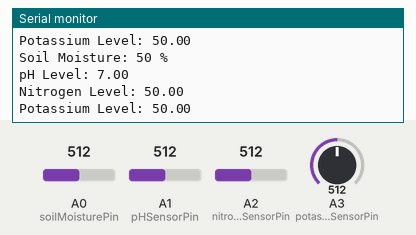
Simulated run of this sketch. Board: Arduino Uno, built with avr-gcc and run on an emulated ATmega328P. Parts: the last lines printed to the serial monitor. The inputs (shaded band) are chosen by the test bench; at power-on: A0 (soilMoisturePin) = 512, A1 (pHSensorPin) = 512, A2 (nitrogenSensorPin) = 512, A3 (potassiumSensorPin) = 512.

Above: at 1.8 s.
1.9 s: A0 (soilMoisturePin) set to 716
3.4 s: A1 (pHSensorPin) set to 716
At 4.7 s:
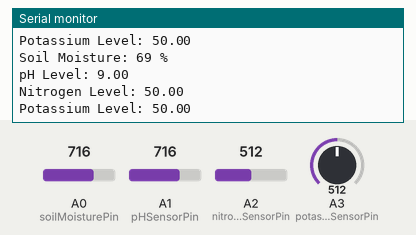
4.9 s: A2 (nitrogenSensorPin) set to 716
At 5.9 s:
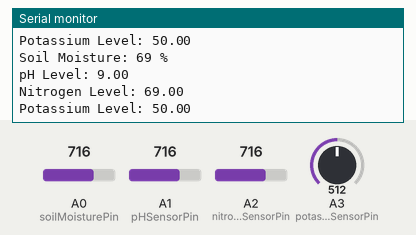
6.4 s: A3 (potassiumSensorPin) set to 716
At 7.7 s:
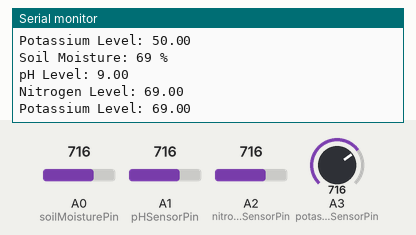
7.9 s: A0 (soilMoisturePin) set to 992
9.4 s: A1 (pHSensorPin) set to 992
At 11.0 s:
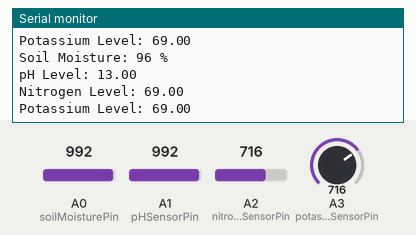
Timing chart, 0 to 11.9 s (numbered marks = the images above; inputs shaded):
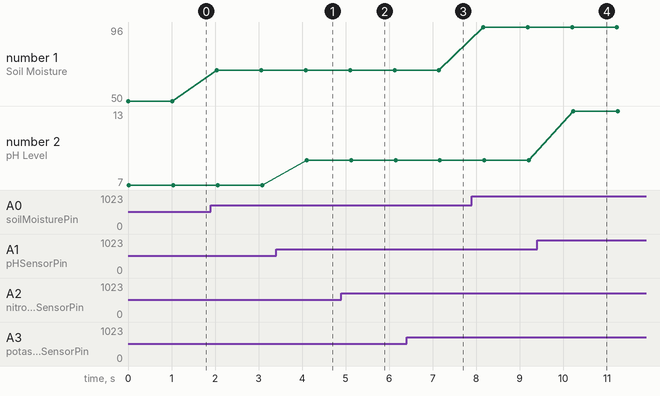

The sketch:

npk.ino
```cpp
const int soilMoisturePin = A0; // Analog pin for the soil moisture sensor
const int pHSensorPin = A1;    // Analog pin for the pH sensor
const int nitrogenSensorPin = A2; // Analog pin for the nitrogen sensor
const int potassiumSensorPin = A3; // Analog pin for the potassium sensor

void setup() {
  Serial.begin(9600);
}

void loop() {
  // Read soil moisture level
  int soilMoistureValue = analogRead(soilMoisturePin);
  int soilMoisturePercentage = map(soilMoistureValue, 0, 1023, 0, 100);

  // Read pH level
  int pHValue = analogRead(pHSensorPin);
  float pH = map(pHValue, 0, 1023, 0, 14); // Assuming pH values are in the range of 0-14

  // Read nitrogen level
  int nitrogenValue = analogRead(nitrogenSensorPin);
  // Map the nitrogen reading to a suitable range (adjust mapping as needed)
  float nitrogenLevel = map(nitrogenValue, 0, 1023, 0, 100);

  // Read potassium level
  int potassiumValue = analogRead(potassiumSensorPin);
  // Map the potassium reading to a suitable range (adjust mapping as needed)
  float potassiumLevel = map(potassiumValue, 0, 1023, 0, 100);

  // Print the sensor values
  Serial.print("Soil Moisture: ");
  Serial.print(soilMoisturePercentage);
  Serial.println(" %");

  Serial.print("pH Level: ");
  Serial.println(pH);

  Serial.print("Nitrogen Level: ");
  Serial.println(nitrogenLevel);

  Serial.print("Potassium Level: ");
  Serial.println(potassiumLevel);

  // Add a delay to control the frequency of readings
  delay(1000); // Read data every 1 second (adjust as needed)
}
```

Measured:
- after the input at 3.4 s, the serial monitor: prints a new line after 0.70 s (image 1)
- after the input at 4.9 s, the serial monitor: prints a new line after 0.24 s (image 2)
- after the input at 6.4 s, the serial monitor: prints a new line after 0.81 s (image 3)
- after the input at 9.4 s, the serial monitor: prints a new line after 0.83 s (image 4)
- plotted number 1: 50 → 69 after the input at 1.9 s, 69 → 96 after the input at 7.9 s
- plotted number 2: 7 → 9 after the input at 3.4 s, 9 → 13 after the input at 9.4 s
